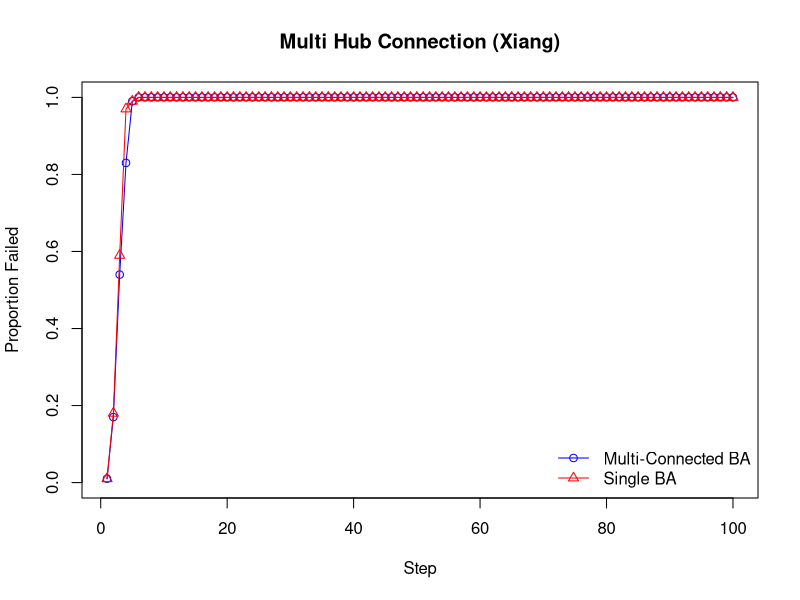

Source code (R):
############################################################################
#How does the presence of another major, connected hub prevent the cascade# 
######### from becoming total, compared to a single BA graph? ##############
############################################################################

library(igraph)

cascade.Xiang.multi = function(g, seed, beta = 1, T_cap = 1.2, alpha = 1, max.steps = 10000) {
  N = vcount(g)
  deg = igraph::degree(g)
  load0 = beta * (deg^alpha)
  cap = T_cap * load0
  
  load = load0
  failed = logical(N)
  failed[seed] = TRUE
  
  for(s in seed){
    
    nbrs = as.integer(neighbors(g, s))
    active_nbrs = nbrs[!failed[nbrs]] # neighbors that are not themselves initial targets
    
    if (length(active_nbrs) > 0) {
      # use a small epsilon for degrees if they are 0 to avoid 0 weights if alpha > 0
      # or sum(wts) = 0 if all active_nbrs have deg=0
      deg_active_nbrs = deg[active_nbrs]
      wts = (deg_active_nbrs + ifelse(deg_active_nbrs==0, 1e-9, 0))^alpha
      
      if(sum(wts) > 0){
        load[active_nbrs] = load[active_nbrs] + load0[s] * (wts / sum(wts))
      } else if (length(active_nbrs) > 0) { # if sum(wts) is 0 but there are neighbors (e.g. all deg=0)
        load[active_nbrs] = load[active_nbrs] + load0[s] / length(active_nbrs) # Distribute evenly
      }
    }
    load[s] = 0
  }
  
  series = c(sum(failed) / N) 
  step = 0
  
  while (step < max.steps) {
    step = step + 1
    
    # identify nodes that will fail in this step
    to_fail = which(!failed & (load > cap))
    if (!length(to_fail)) break
    
    failed_nodes = c() # track nodes that actually fail in this iteration
    
    for (v in to_fail) {
      if(failed[v]) next # should not happen due to `which` condition, but safe check
      
      failed[v] = TRUE
      failed_nodes = c(failed_nodes, v)
      
      load_to_redistribute = load[v] # this is the load that causes failure
      load[v] = 0 
      
      nbrs2 = as.integer(neighbors(g, v))
      # redistribute only to neighbors that are not already marked as failed
      active_nbrs2 = nbrs2[!failed[nbrs2]]
      
      if (length(active_nbrs2) > 0) {
        deg_active_nbrs2 = deg[active_nbrs2]
        w2 = (deg_active_nbrs2 + ifelse(deg_active_nbrs2==0, 1e-9, 0))^alpha
        
        if(sum(w2) > 0){
          load[active_nbrs2] = load[active_nbrs2] + load_to_redistribute * (w2 / sum(w2))
        } else if (length(active_nbrs2) > 0) {
          load[active_nbrs2] = load[active_nbrs2] + load_to_redistribute / length(active_nbrs2)
        }
      }
    }
    series = c(series, sum(failed) / N)
  }
  return(series)
  
}

set.seed(11123)
n1 = 50 
n2 = 50 
m_param = 2 
num_additional_inter_edges = 0 # number of EXTRA edges to connect hub neighborhoods

# 1. Create two BA graphs
g1 = sample_pa(n=n1, power=1, m=m_param, directed=FALSE)
V(g1)$name = paste0("g1v", 1:vcount(g1)) 

g2 = sample_pa(n=n2, power=1, m=m_param, directed=FALSE)
V(g2)$name = paste0("g2v", 1:vcount(g2))

# 2. Find the hub (highest degree node) in each graph
hub1 = which.max(degree(g1))
hub2 = which.max(degree(g2))

# Get neighbors of these hubs in their original graphs
nbrs_hub1 = neighbors(g1, hub1)
nbrs_hub2 = neighbors(g2, hub2)

# 3. Combine the graphs
combined_g = disjoint_union(g1, g2)

# 4. Identify hubs and their neighbors in the combined graph
hub1_combined = hub1
hub2_combined = n1 + hub2

# Map original neighbor indices to combined graph indices
neighbors_hub1_combined = as.integer(nbrs_hub1) # these are already correct as they are from g1
neighbors_hub2_combined = as.integer(nbrs_hub2) + n1 # offset for g2 nodes

# 5. Add edges to connect the hub regions
edges_to_add = c()

# 5a. Direct hub-to-hub connection
edges_to_add = c(edges_to_add, hub1_combined, hub2_combined)

# 5b. Additional sparse connections between hub neighborhoods
if (length(neighbors_hub1_combined) > 0 && length(neighbors_hub2_combined) > 0 && num_additional_inter_edges > 0) {
  
  # Ensure we don't try to sample more unique pairs than available
  max_edges = length(neighbors_hub1_combined) * length(neighbors_hub2_combined)
  edges_to_attempt = min(num_additional_inter_edges, max_edges)
  
  added_count = 0
  attempt_limit = edges_to_attempt * 5 # try a few times to get unique edges
  current_attempts = 0
  
  # store existing edges to check for duplicates
  existing_edges_mat = as_edgelist(combined_g, names=FALSE)
  if(length(edges_to_add) > 0) { # include the hub-hub edge if already defined
    existing_edges_mat = rbind(existing_edges_mat, matrix(edges_to_add, ncol=2, byrow=TRUE))
  }
  
  while(added_count < edges_to_attempt && current_attempts < attempt_limit){
    current_attempts = current_attempts + 1
    # randomly pick one neighbor from each hub's neighborhood
    n1_sample = sample(neighbors_hub1_combined, 1)
    n2_sample = sample(neighbors_hub2_combined, 1)
    
    new_edge = sort(c(n1_sample, n2_sample)) # sort to handle undirected nature for duplicate check
    
    # check if this edge (or its reverse) already exists or is planned
    is_duplicate = FALSE
    if (nrow(existing_edges_mat) > 0) {
      for(k in 1:nrow(existing_edges_mat)){
        if(all(sort(existing_edges_mat[k,]) == new_edge)){
          is_duplicate = TRUE
          break
        }
      }
    }
    # check against already selected additional edges for this loop
    if (!is_duplicate && length(edges_to_add) > 0) {
      temp_added_edges = matrix(edges_to_add, ncol=2, byrow=TRUE)
      for(k in 1:nrow(temp_added_edges)){
        if(all(sort(temp_added_edges[k,]) == new_edge)){
          is_duplicate = TRUE
          break
        }
      }
    }
    
    if(!is_duplicate){
      edges_to_add = c(edges_to_add, n1_sample, n2_sample)
      added_count = added_count + 1
      cat("Adding inter-neighborhood edge between", n1_sample, "and", n2_sample, "\n")
    }
  }
  
}

# create the final connected graph
combined_g_connected_multi = add_edges(combined_g, edges_to_add)
V(combined_g_connected_multi)$id = 1:vcount(combined_g_connected_multi)

# 6. Create a single BA graph of comparable size for comparison (as before)
n_total = n1 + n2
g_single_ba = sample_pa(n=n_total, power=1, m=m_param, directed=FALSE)
V(g_single_ba)$id = 1:vcount(g_single_ba)

# 7. Run Cascades and Compare
# fail one of the original hubs in the multi-connected graph
seed_multi_connected = hub1
cascade_multi_connected_xiang = cascade.Xiang.multi(
  g = combined_g_connected_multi,
  seed = seed_multi_connected,
  T_cap = 1.2, alpha = 1.5)
# Cascade in the single BA graph, failing its main hub
hub_single_ba = which.max(degree(g_single_ba))
cascade_single_ba_xiang = cascade.Xiang.multi(
  g = g_single_ba,
  seed = hub_single_ba,
  T_cap = 1.2, alpha = 1.5)


max_len = max(length(cascade_multi_connected_xiang), 
              length(cascade_single_ba_xiang), n_total)


if(length(cascade_multi_connected_xiang) < max_len) {
  padded_multi_connected_xiang = c(cascade_multi_connected_xiang, 
                                   rep(tail(cascade_multi_connected_xiang,1), 
                                       max_len - length(cascade_multi_connected_xiang)))
} else {
  padded_multi_connected_xiang = cascade_multi_connected_xiang[1:max_len]
}

padded_single_ba_xiang = cascade_single_ba_xiang
if(length(cascade_single_ba_xiang) < max_len) {
  padded_single_ba_xiang = c(cascade_single_ba_xiang, rep(tail(cascade_single_ba_xiang,1), 
                                                          max_len - length(padded_single_ba_xiang)))
} else {
  padded_single_ba_xiang = cascade_single_ba_xiang[1:max_len]
}


plot(padded_multi_connected_xiang, type="o", col="blue", pch=1, ylim=c(0,1),
     xlab="Step", ylab="Proportion Failed", main="Multi Hub Connection (Xiang)")
lines(padded_single_ba_xiang, type="o", col="red", pch=2)
legend("bottomright", 
       legend=c("Multi-Connected BA",
                "Single BA"),
       col=c("blue", "red"), pch=c(1,2), lty=1, bty="n")
